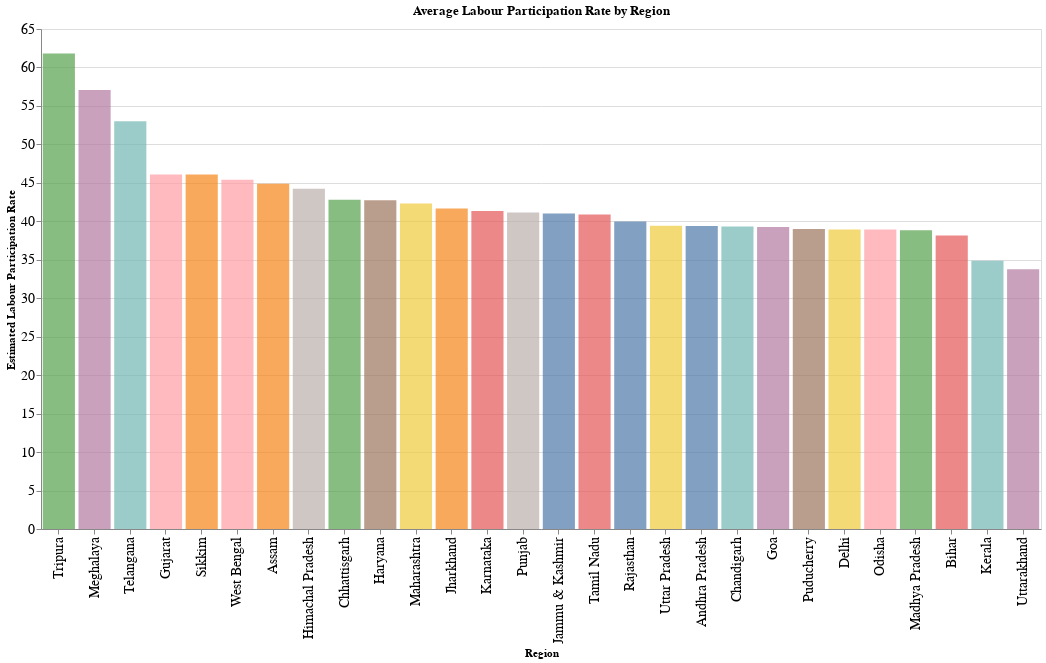

Source (notebook cell):
### Markdown cell above
**BAR PLOT SHOWING MEAN OF ESTIMATED LABOUR PARTICIPATION RATE REGION BY REGION**

### Code cell
# Group data by region and calculate mean labour rate
mean_labour_by_region = df.groupby('Region')['Estimated Labour Participation Rate (%)'].mean().reset_index()

# Create the bar chart
bars = alt.Chart(mean_labour_by_region).mark_bar(opacity=0.7).encode(
    x=alt.X('Region', title='Region', sort='-y'),
    y=alt.Y('Estimated Labour Participation Rate (%)', title='Estimated Labour Participation Rate'),
    color=alt.Color('Region', legend=None),
    tooltip=['Region', alt.Tooltip('Estimated Labour Participation Rate (%)', title='Mean Labour Participation Rate')]).properties(title='Average Labour Participation Rate by Region',
    width=1000,
    height=500)

# Combine the bars and annotations
chart = (bars)

# Show the chart
chart.configure(background='white').interactive().configure_axis(labelFontSize=14)

### Figure 1 — Vega-Lite specification as saved in the notebook (floating-point values rounded to 4 significant figures)
{"config": {"view": {"continuousWidth": 400, "continuousHeight": 300}, "axis": {"labelFontSize": 14}, "background": "white"}, "data": {"name": "data-c04f3f6758725ee1ebab50aa890219eb"}, "mark": {"type": "bar", "opacity": 0.7}, "encoding": {"color": {"field": "Region", "legend": null, "type": "nominal"}, "tooltip": [{"field": "Region", "type": "nominal"}, {"field": "Estimated Labour Participation Rate (%)", "title": "Mean Labour Participation Rate", "type": "quantitative"}], "x": {"field": "Region", "sort": "-y", "title": "Region", "type": "nominal"}, "y": {"field": "Estimated Labour Participation Rate (%)", "title": "Estimated Labour Participation Rate", "type": "quantitative"}}, "height": 500, "selection": {"selector003": {"type": "interval", "bind": "scales", "encodings": ["x", "y"]}}, "title": "Average Labour Participation Rate by Region", "width": 1000, "$schema": "https://vega.github.io/schema/vega-lite/v4.17.0.json", "datasets": {"data-c04f3f6758725ee1ebab50aa890219eb": [{"Region": "Andhra Pradesh", "Estimated Labour Participation Rate (%)": 39.38}, {"Region": "Assam", "Estimated Labour Participation Rate (%)": 44.87}, {"Region": "Bihar", "Estimated Labour Participation Rate (%)": 38.15}, {"Region": "Chandigarh", "Estimated Labour Participation Rate (%)": 39.34}, {"Region": "Chhattisgarh", "Estimated Labour Participation Rate (%)": 42.81}, {"Region": "Delhi", "Estimated Labour Participation Rate (%)": 38.93}, {"Region": "Goa", "Estimated Labour Participation Rate (%)": 39.25}, {"Region": "Gujarat", "Estimated Labour Participation Rate (%)": 46.1}, {"Region": "Haryana", "Estimated Labour Participation Rate (%)": 42.74}, {"Region": "Himachal Pradesh", "Estimated Labour Participation Rate (%)": 44.22}, {"Region": "Jammu & Kashmir", "Estimated Labour Participation Rate (%)": 41.03}, {"Region": "Jharkhand", "Estimated Labour Participation Rate (%)": 41.67}, {"Region": "Karnataka", "Estimated Labour Participation Rate (%)": 41.35}, {"Region": "Kerala", "Estimated Labour Participation Rate (%)": 34.87}, {"Region": "Madhya Pradesh", "Estimated Labour Participation Rate (%)": 38.82}, {"Region": "Maharashtra", "Estimated Labour Participation Rate (%)": 42.3}, {"Region": "Meghalaya", "Estimated Labour Participation Rate (%)": 57.08}, {"Region": "Odisha", "Estimated Labour Participation Rate (%)": 38.93}, {"Region": "Puducherry", "Estimated Labour Participation Rate (%)": 38.99}, {"Region": "Punjab", "Estimated Labour Participation Rate (%)": 41.14}, {"Region": "Rajasthan", "Estimated Labour Participation Rate (%)": 39.97}, {"Region": "Sikkim", "Estimated Labour Participation Rate (%)": 46.07}, {"Region": "Tamil Nadu", "Estimated Labour Participation Rate (%)": 40.87}, {"Region": "Telangana", "Estimated Labour Participation Rate (%)": 53.0}, {"Region": "Tripura", "Estimated Labour Participation Rate (%)": 61.82}, {"Region": "Uttar Pradesh", "Estimated Labour Participation Rate (%)": 39.43}, {"Region": "Uttarakhand", "Estimated Labour Participation Rate (%)": 33.78}, {"Region": "West Bengal", "Estimated Labour Participation Rate (%)": 45.42}]}}
